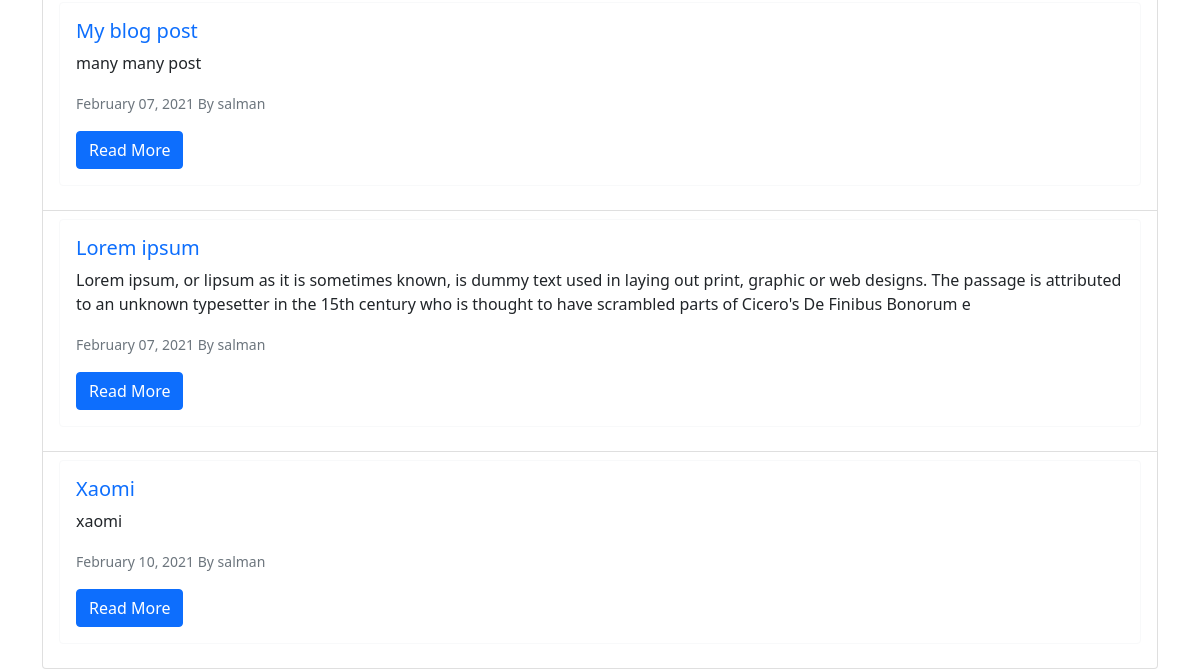
/category/blog (lower part), run on an earlier commit of the app's database.
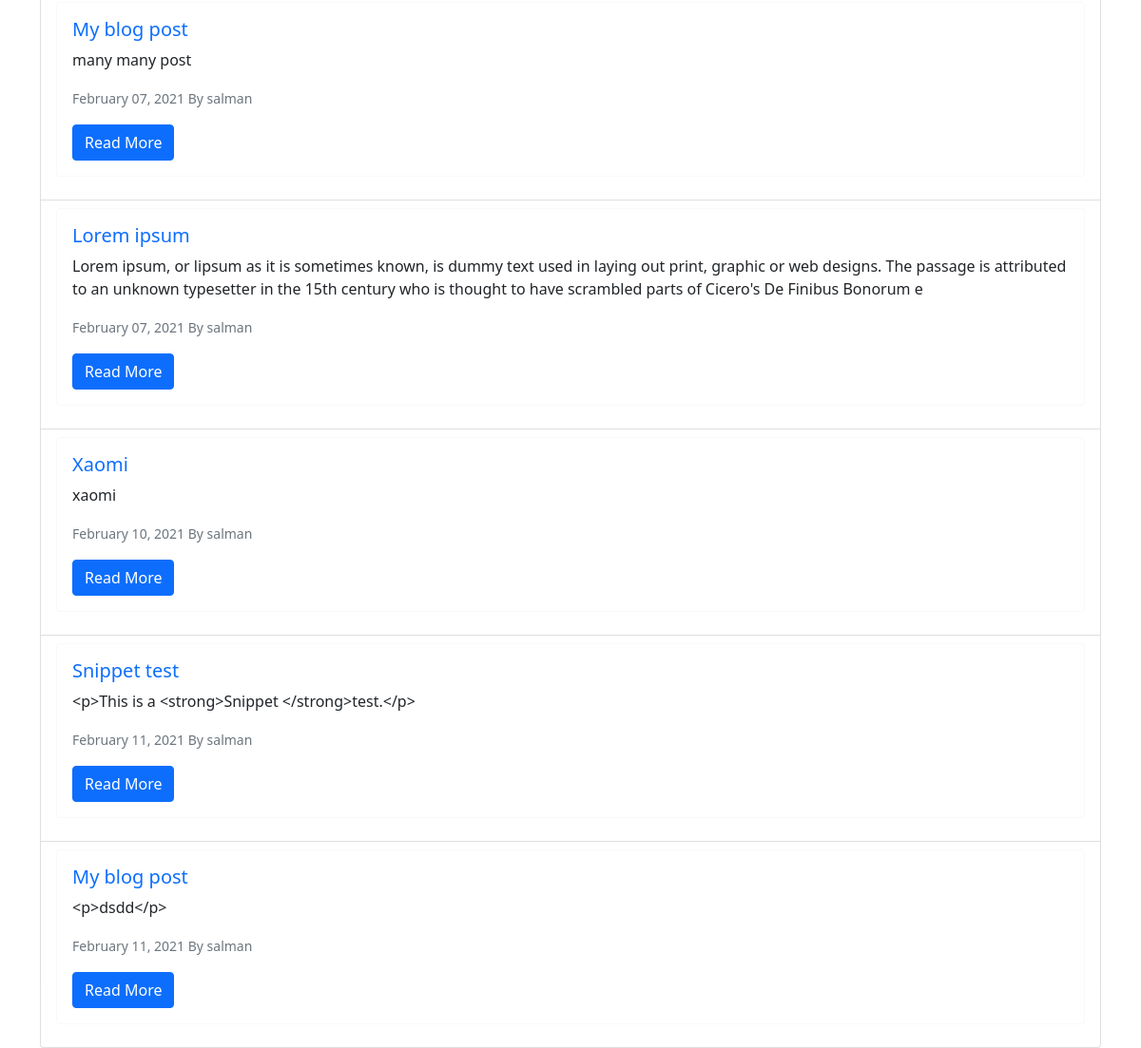
And on a later commit of the database.
### post/models.py (models this page shows, shortened)
class Post(models.Model):
    title = models.CharField(max_length=255)
    image = models.ImageField(null=True, blank=True, upload_to='images/')
    author = models.ForeignKey(User, on_delete=models.CASCADE)
    body = RichTextField(blank=True, null=True)
    created_at = models.DateTimeField(auto_now_add=True, blank=True)
    category = models.CharField(max_length=255, default='blog')
    snippet = models.CharField(max_length=255)
    likes = models.ManyToManyField(User, related_name='posts')
    class Meta:
        db_table = 'posts'

### post/views.py (the view)
# urls.py: path('category/<str:cats>', CategoryView, name='category'),
def CategoryView(request, cats):
    category_posts = Post.objects.filter(category=cats.replace('-', ' '))
    return render(request, 'categories.html', {'category': cats.title().replace('-', ' '), 'category_posts': category_posts})

### post/templates/categories.html (shortened to what this page needs)
{% extends 'base.html' %}
{% block content %}
{% if category_posts %}
<ul class="list-group">
    {% for post in category_posts %}
    <li class="list-group-item">
        <div class="card border-light mb-3">
            <div class="card-body">
                <h5 class="card-title">
                    <a href="{% url 'post_detail_view' post.pk %}" class="text-decoration-none">{{ post.title}}</a>
                </h5>
                <p class="card-text">{{ post.body|slice:":255" }}</p>
                <p class="card-text">
                    <small class="text-muted">{{ post.created_at|date:'F d, Y' }} By {{ post.author}}</small>
                </p>
                <a href="{% url 'post_detail_view' post.pk %}" class="btn btn-primary">Read More</a>
            </div>
        </div>
    </li>
    {% endfor %}
</ul>
{% else %}
<h5>Opps! no category found...</h5>
{% endif %}
{% endblock %}

What changed in the data, as far as the page shows it:
added Post: title "Snippet test", body "<p>This is a <strong>Snippet </strong>test.</p>", created_at "February 11, 2021", author "salman"
added Post: title "My blog post", body "<p>dsdd</p>", created_at "February 11, 2021", author "salman"
